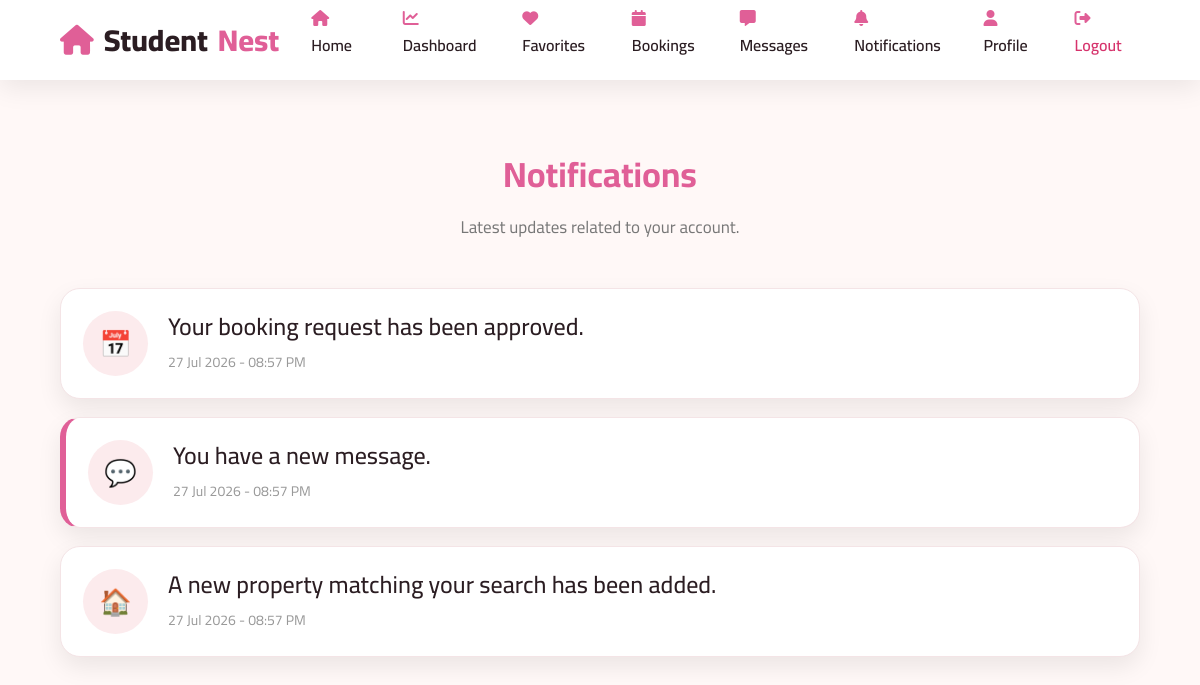
The page /tenant/notifications.php on the database its author committed.
### tables this page shows
CREATE TABLE `notifications` (
  `id` int(11) NOT NULL,
  `user_id` int(11) NOT NULL,
  `type` enum('booking','message','property') NOT NULL,
  `title` varchar(255) NOT NULL,
  `link` varchar(255) DEFAULT NULL,
  `is_read` tinyint(1) DEFAULT 0,
  `created_at` timestamp NOT NULL DEFAULT current_timestamp()
);

### tenant/data/notification.php (called while the page is built, shortened)
<?php
function getNotifications(PDO $conn, $userId)
{
    $notifications = [];
    $sql = "SELECT
                id,
                type,
                title,
                link,
                created_at AS date,
                is_read
            FROM notifications
            WHERE user_id = ?
            ORDER BY created_at DESC";
    $stmt = $conn->prepare($sql);
    $stmt->execute([$userId]);
    while ($row = $stmt->fetch(PDO::FETCH_ASSOC))
    {
        $notifications[] = $row;
    }
    return $notifications;
}
?>

### tenant/notifications.php (the view, shortened to what this page needs)
<?php
require "../config/database.php";
require "../includes/header.php";
require "../includes/dashboard-navbar.php";
require "data/notification.php";
$notifications = getNotifications(
    $conn,
    $_SESSION['user_id']
);
?>
<section class="notifications-page">
<div class="container">
<div class="section-title">
<h2>Notifications</h2>
<p>Latest updates related to your account.</p>
</div>
<div class="notifications-list">
<?php if(!empty($notifications)): ?>
<?php foreach($notifications as $notification): ?>
<a
href="notifications.php?read=<?= $notification['id'] ?>&link=<?= urlencode($notification['link']) ?>"
class="notification-card <?= $notification['is_read'] ? 'read' : 'unread'; ?>">
<div class="notification-icon">
<?php
switch($notification['type']){
    case "booking":
        echo "📅";
        break;
    case "message":
        echo "💬";
        break;
    case "property":
        echo "🏠";
        break;
}
?>
</div>
<div class="notification-content">
<h4>
<?= htmlspecialchars($notification['title']) ?>
</h4>
<small>
<?= date("d M Y - h:i A", strtotime($notification['date'])) ?>
</small>
</div>
</a>
<?php endforeach; ?>
<?php endif; ?>
</div>
</div>
</section>

### assest/css/style.css (style rules this page uses)
:root { --primary: #e05f97; --primary-hover:#c97d84; --light:#fcebed; --bg:#fff8f7; --dark:#2b1d22; --gray:#777777; --white:#ffffff; }
* { margin:0; padding:0; box-sizing:border-box; font-family:"Cairo",sans-serif; }
html { scroll-behavior:smooth; }
body { background:var(--bg); overflow-x:hidden; color:var(--dark); line-height:1.7; }
body { overflow-x:hidden; }
.container { width:min(90%,1200px); margin:auto; }

### assest/css/footer.css (style rules this page uses)
.section-title { text-align:center; max-width:750px; margin:0 auto 70px; }
.section-title h2 { font-size:44px; color:var(--dark); font-weight:700; line-height:1.4; margin-bottom:20px; }
.section-title p { color:var(--gray); font-size:17px; line-height:1.9; }

### assest/css/tenant.css (style rules this page uses)
:root { --primary: #e05f97; --primary-hover:#c97d84; --bg:#fff8f7; --light:#fcebed; --dark:#2b1d22; --gray:#777; --white:#fff; --border:#f4e4e6; --shadow:0 10px 30px rgba(0,0,0,.08); --radius:22px; }
* { margin:0; padding:0; box-sizing:border-box; font-family:"Cairo",sans-serif; }
html { scroll-behavior:smooth; }
body { background:var(--bg); color:var(--dark); line-height:1.7; }
a { text-decoration:none; }
.container { width:min(90%,1200px); margin:auto; }
section { padding:70px 0; }
.section-title { text-align:center; margin-bottom:45px; }
.section-title h2 { font-size:35px; color:var(--primary); margin-bottom:12px; }
.section-title p { color:var(--gray); }
.welcome-box, .search-box, .profile-card, .profile-form, .chat-box, .chat-sidebar, .notification-card, .property-card, .booking-table { background:#fff; border-radius:var(--radius); border:1px solid var(--border); box-shadow:var(--shadow); }
.notifications-list { display:flex; flex-direction:column; gap:18px; }
.notification-card { display:flex; align-items:center; gap:20px; background:#fff; padding:22px; border-radius:20px; box-shadow:0 10px 25px rgba(0,0,0,.08); transition:.3s; }
.notification-icon { width:65px; height:65px; border-radius:50%; background:var(--light); display:flex; justify-content:center; align-items:center; color:var(--primary); font-size:26px; }
.notification-content { flex:1; }
.notification-content h4 { margin-bottom:6px; color:var(--dark); }
.notification-content small { color:#999; }
.notification-card.unread { border-left:6px solid var(--primary); }
@media (max-width:1200px) { .container { width:92%; } }

### rows shown on the page
notifications: title "Your booking request has been approved.", created_at "27 Jul 2026 - 08:57 PM"
notifications: title "You have a new message.", created_at "27 Jul 2026 - 08:57 PM"
notifications: title "A new property matching your search has been added.", created_at "27 Jul 2026 - 08:57 PM"
